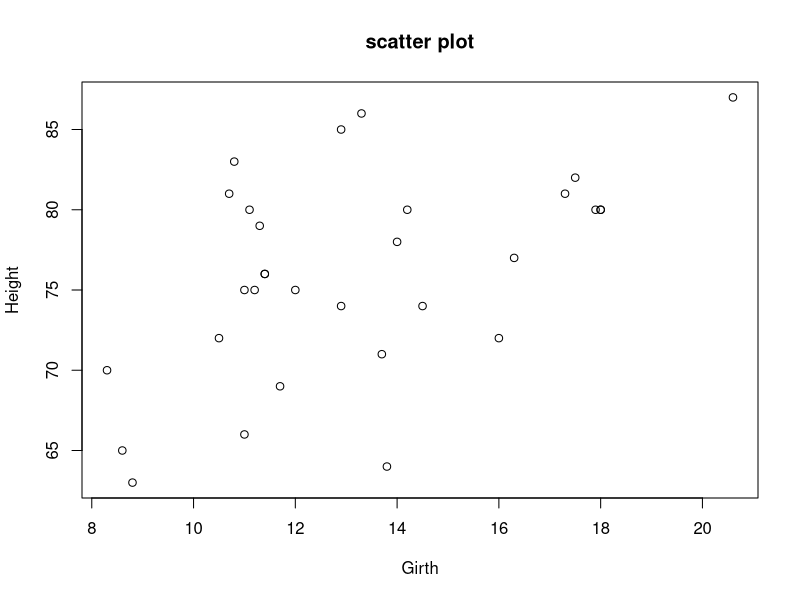

Recreate this plot in R.
#Correlation Analysis

attach(trees)  #calling the pre-existing dataset trees
summary(trees)

#correlation coefficient of girth and height
cor(Girth,Height)

#correlation coefficient of volume and height
cor(Volume,Height)

#correlation coefficient of girth and volume
cor(Girth,Volume)

#scatter plot of height vs girth
plot(Girth,Height,main="scatter plot")



